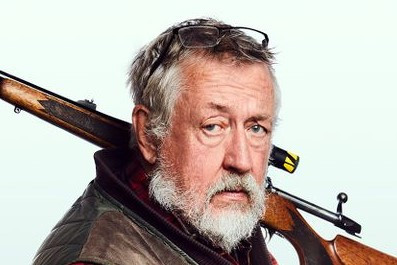
#> input picture lab 6/val/leffe_gw/leffe2.jpg, 397 x 265 px, found by its file name
$ python tutorial.py
#> lines starting #> are read from the running program, lines starting #| are printed output that depends on the picture
import cv2

img = cv2.imread('val\leffe_gw\leffe2.jpg' , 0) # spara bilden i img, 0 = svartvit, -1 = default color mode
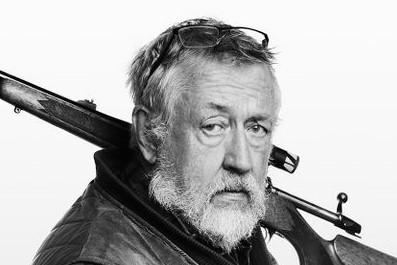
#> img: shape (265, 397); min 0, max 255, mean 178.2

img = cv2.resize(img, (500, 500)) # storlek på bilden 300px x 300px, annars fx=2, fy=2
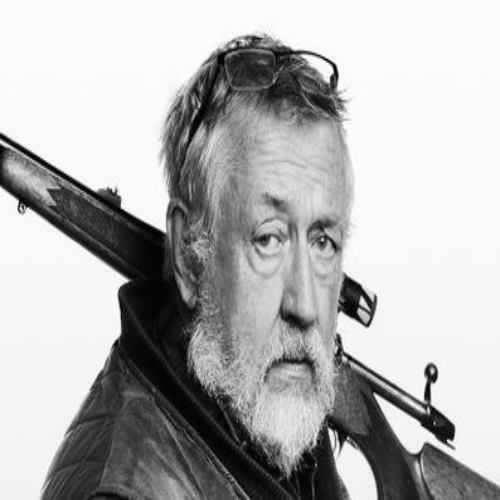
#> img: shape (500, 500); min 0, max 255, mean 178.2
#img = cv2.rotate(img, cv2.cv2.ROTATE_90_CLOCKWISE) # rotera bilden 90 grader

cv2.imwrite("val\leffe_gw\leffe2new.jpg", img) # spara bilden i en ny fil
cv2.imshow('Bild', img) # visa bilden, med rubriken Bild.

cv2.waitKey(0) # väntar på att du ska trycka på något
cv2.destroyAllWindows() # ta bort alla fönster som dykt upp

$ run again, with lab 6/val/leffe_gw/leffe1.jpg copied over lab 6/val/leffe_gw/leffe2.jpg
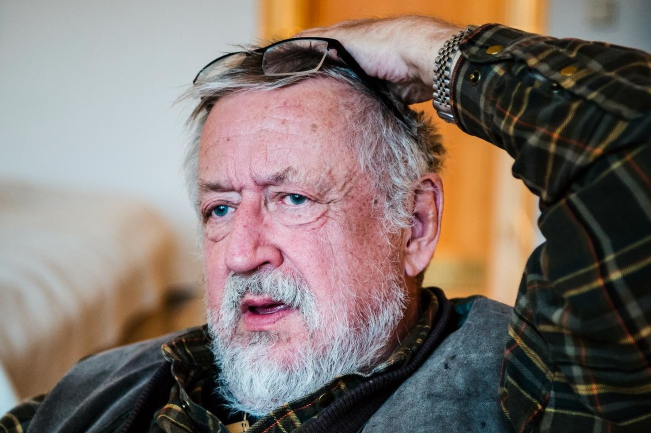
#> input picture lab 6/val/leffe_gw/leffe1.jpg, 1302 x 866 px, found by its file name (shown at 1/2 size)
#> `img = cv2.imread('val\leffe_gw\leffe2.jpg' , 0)`:
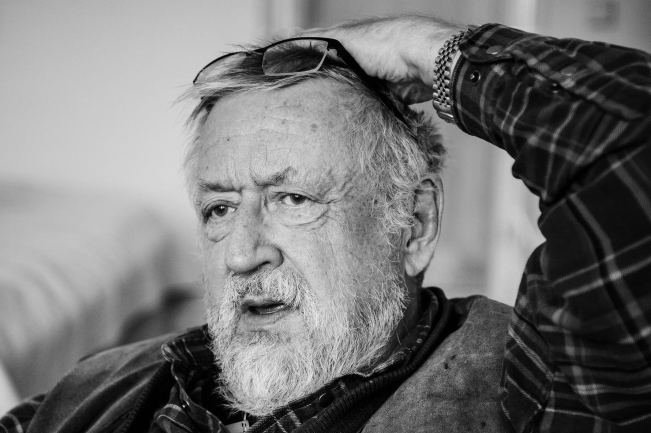
#> img: shape (866, 1302) (shown at 1/2 size); min 0, max 254, mean 116.8
#> `img = cv2.resize(img, (500, 500))`:
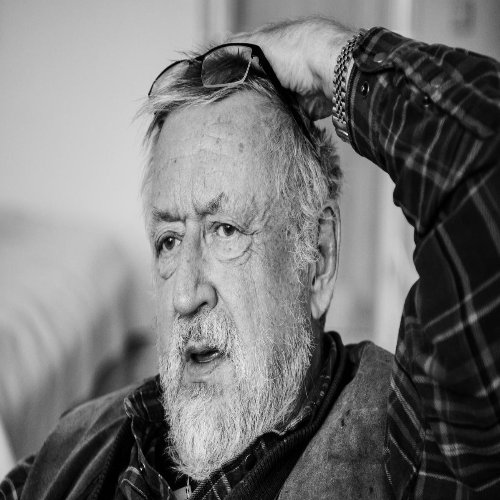
#> img: shape (500, 500); min 0, max 244, mean 116.7

$ run again, with lab 6/val/leffe_gw/leffe3.jpg copied over lab 6/val/leffe_gw/leffe2.jpg
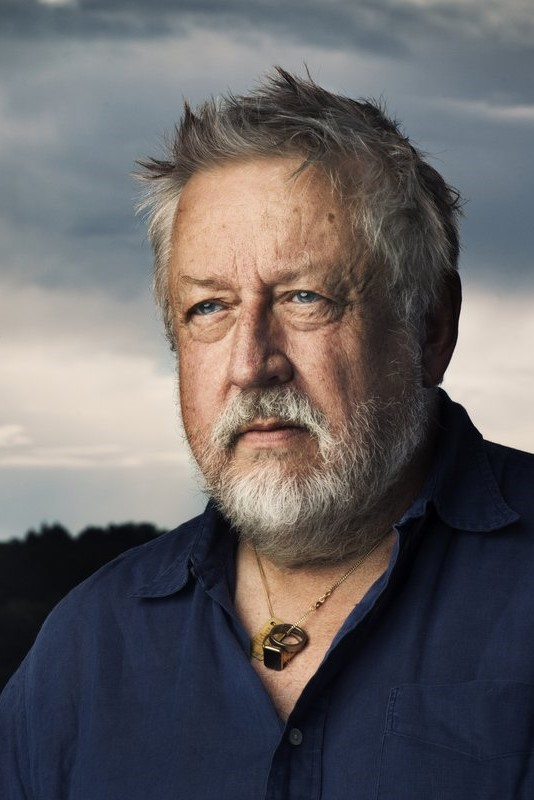
#> input picture lab 6/val/leffe_gw/leffe3.jpg, 534 x 800 px, found by its file name
#> `img = cv2.imread('val\leffe_gw\leffe2.jpg' , 0)`:
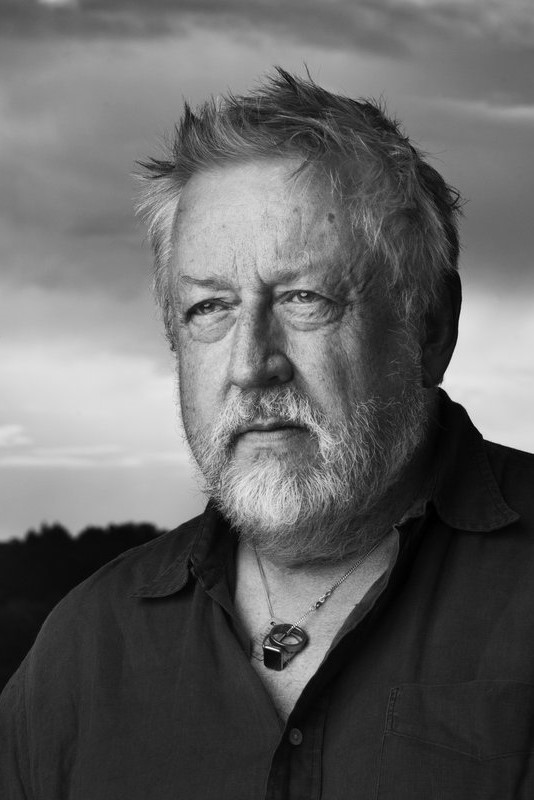
#> img: shape (800, 534); min 0, max 253, mean 99.5
#> `img = cv2.resize(img, (500, 500))`:
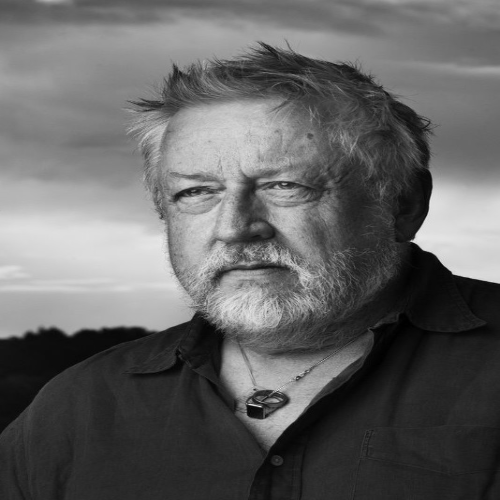
#> img: shape (500, 500); min 0, max 234, mean 99.4

$ run again, with lab 6/val/leffe_gw/leffe4.jpg copied over lab 6/val/leffe_gw/leffe2.jpg
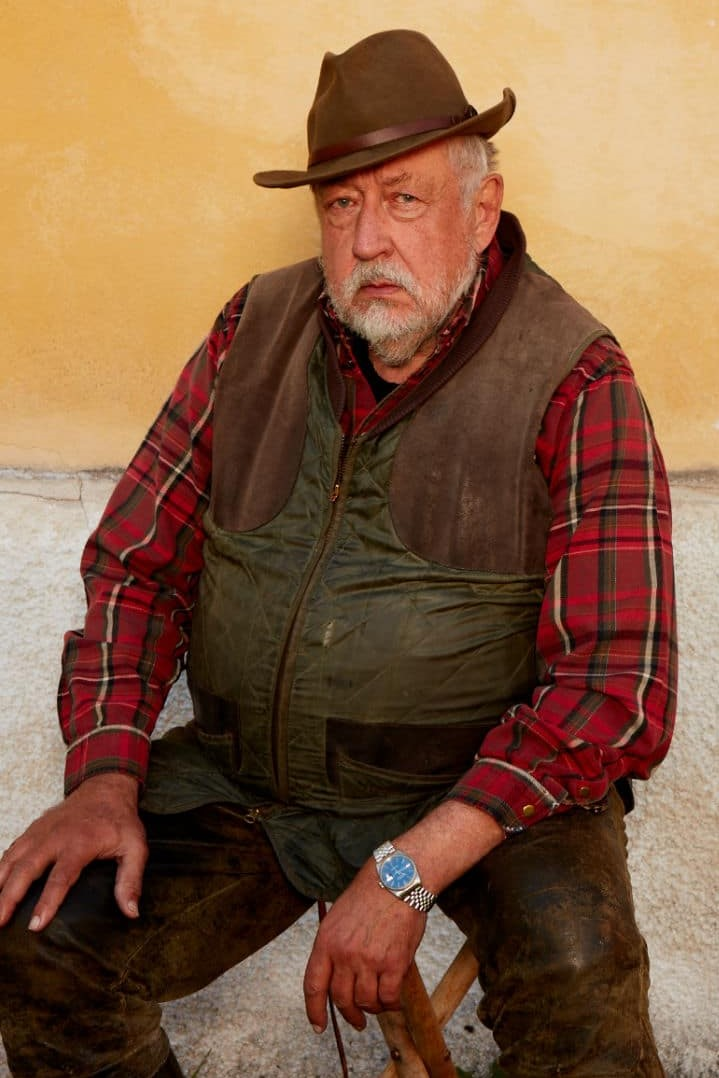
#> input picture lab 6/val/leffe_gw/leffe4.jpg, 719 x 1078 px, found by its file name
#> `img = cv2.imread('val\leffe_gw\leffe2.jpg' , 0)`:
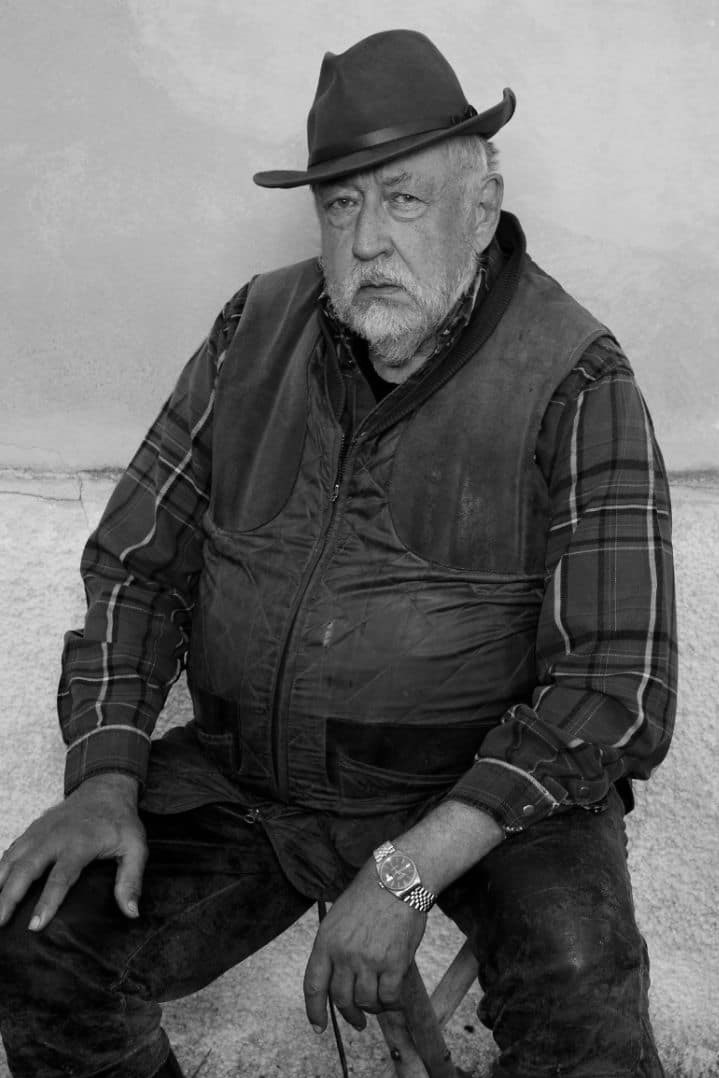
#> img: shape (1078, 719); min 0, max 255, mean 101.1
#> `img = cv2.resize(img, (500, 500))`:
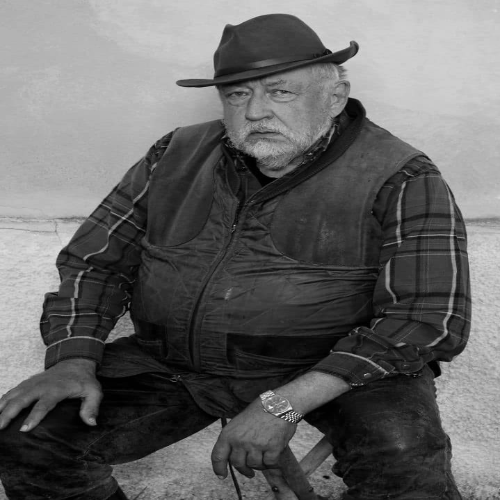
#> img: shape (500, 500); min 0, max 246, mean 101
